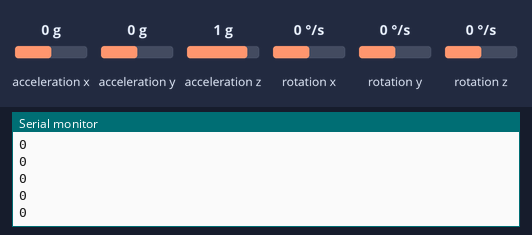
Simulated run of this sketch. Board: Arduino Uno, built with avr-gcc and run on an emulated ATmega328P. On the bench: the last lines printed to the serial monitor. Wiring (inferred from the names in the program): MPU-6050 motion sensor at I2C address 0x68. The inputs (shaded band) are chosen by the test bench; at power-on: acceleration x 0 g, acceleration z 1 g, acceleration y 0 g, rotation x 0 °/s, rotation y 0 °/s, rotation z 0 °/s.

Above: at 1.2 s.
1.3 s: acceleration x set to -1.4 g
At 2.4 s:
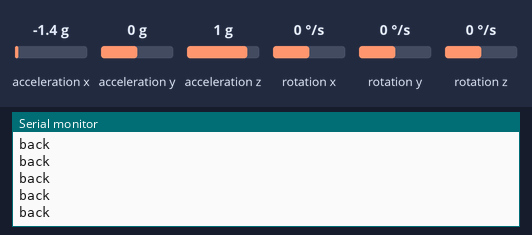
3.2 s: acceleration z set to -1.4 g
At 4.3 s:
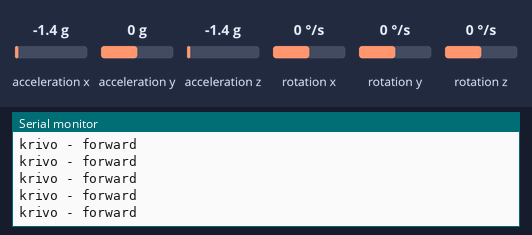
5.1 s: acceleration x set to 0 g
At 6.2 s:
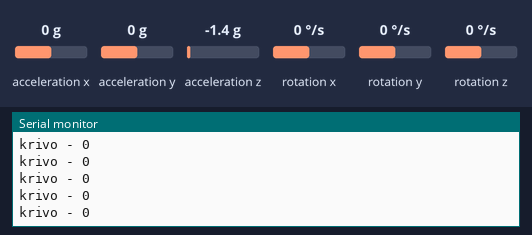
7.0 s: acceleration y set to -1.4 g
At 8.1 s:
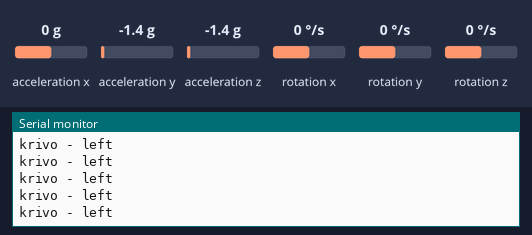
8.9 s: acceleration y set to 0 g
At 9.5 s:
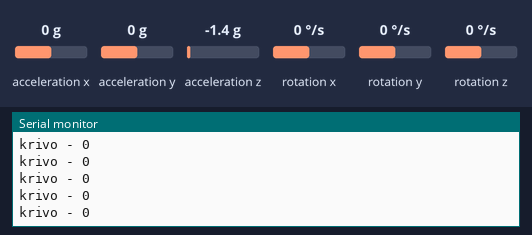
11.9 s: acceleration x set to 0.8 g
At 13.0 s:
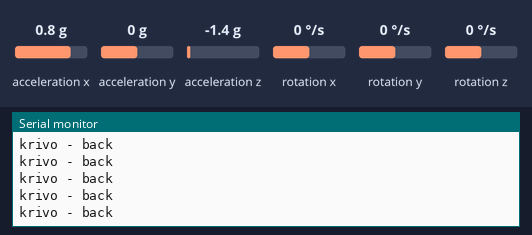

The sketch:

sketch_apr05b.ino
```cpp
#include <Wire.h>
const int MPU_addr=0x68;  // I2C адрес модуля MPU-6050
int16_t AcX,AcY,AcZ,Tmp,GyX,GyY,GyZ;
// WiFi network info.

void setup(){
 Serial.begin(9600);
 Wire.begin();
 Wire.beginTransmission(MPU_addr);
 Wire.write(0x6B);  // PWR_MGMT_1 register
 Wire.write(0);     // устанавливаем в 0 (это "пробуждает" модуль MPU-6050)
 Wire.endTransmission(true);
 Serial.println("Wrote to IMU");
  Serial.println("Connecting to ");

}
void loop(){
mpu_read();

}
void mpu_read(){
 Wire.beginTransmission(MPU_addr);
 Wire.write(0x3B);  // starting with register 0x3B (ACCEL_XOUT_H)
 Wire.endTransmission(false);
 Wire.requestFrom(MPU_addr,14,true);  // request a total of 14 registers
 AcX=Wire.read()<<8|Wire.read();  // 0x3B (ACCEL_XOUT_H) & 0x3C (ACCEL_XOUT_L)
 AcY=Wire.read()<<8|Wire.read();  // 0x3D (ACCEL_YOUT_H) & 0x3E (ACCEL_YOUT_L)
 AcZ=Wire.read()<<8|Wire.read();  // 0x3F (ACCEL_ZOUT_H) & 0x40 (ACCEL_ZOUT_L)
 //Tmp=Wire.read()<<8|Wire.read();  // 0x41 (TEMP_OUT_H) & 0x42 (TEMP_OUT_L)
 GyX=Wire.read()<<8|Wire.read();  // 0x43 (GYRO_XOUT_H) & 0x44 (GYRO_XOUT_L)
 GyY=Wire.read()<<8|Wire.read();  // 0x45 (GYRO_YOUT_H) & 0x46 (GYRO_YOUT_L)
 GyZ=Wire.read()<<8|Wire.read();  // 0x47 (GYRO_ZOUT_H) & 0x48 (GYRO_ZOUT_L)
// Serial.print("Accelerometer Values: \n");
// Serial.print("AcX: "); Serial.print(AcX); Serial.print("\nAcY: "); Serial.print(AcY); Serial.print("\nAcZ: "); Serial.print(AcZ);
// Serial.print("\nTemperature: " );  Serial.print(Tmp);
// Serial.print("\nGyroscope Values: \n");
// Serial.print("GyX: "); Serial.print(GyX); Serial.print("\nGyY: "); Serial.print(GyY); Serial.print("\nGyZ: "); Serial.print(GyZ);
// Serial.print("\n");
 //delay(1000);

  if (AcZ>=15500) { // держим руку ровно
    int porog = 3600;
    if (abs(AcY)>abs(AcX)) {
      if (AcY>porog) Serial.println("left");
      else if (AcY<-porog) Serial.println("right");
      else Serial.println("0");
    }
    else {
      if (AcX>porog) Serial.println("forward");
      else if (AcX<-porog) Serial.println("back");
      else Serial.println("0");
    }
  }
  else { // держим руку криво
    Serial.print("krivo - ");
    int porog = 10000;
    if (abs(AcY)>abs(AcX)) {
      if (AcY<-porog) Serial.println("left");
      else if (AcY>porog) Serial.println("right");
      else Serial.println("0");
    }
    else {
      if (AcX<-porog) Serial.println("forward");
      else if (AcX>porog) Serial.println("back");
      else Serial.println("0");
    }
  }

 //Serial.println(AcZ);
// Serial.print(" ");
// if (AcY>porog_Y) Serial.println("+");
// else if (AcY<-porog_Y) Serial.println("-");
// else Serial.println("0");
 }
```

Measured:
- after the input at 1.3 s, the serial monitor: prints a new line after 0.07 s (image 1)
- after the input at 3.2 s, the serial monitor: prints a new line after 0.07 s (image 2)
- after the input at 5.1 s, the serial monitor: prints a new line after 0.08 s (image 3)
- after the input at 7.0 s, the serial monitor: prints a new line after 0.07 s (image 4)
- after the input at 11.9 s, the serial monitor: prints a new line after 0.08 s (image 6)
